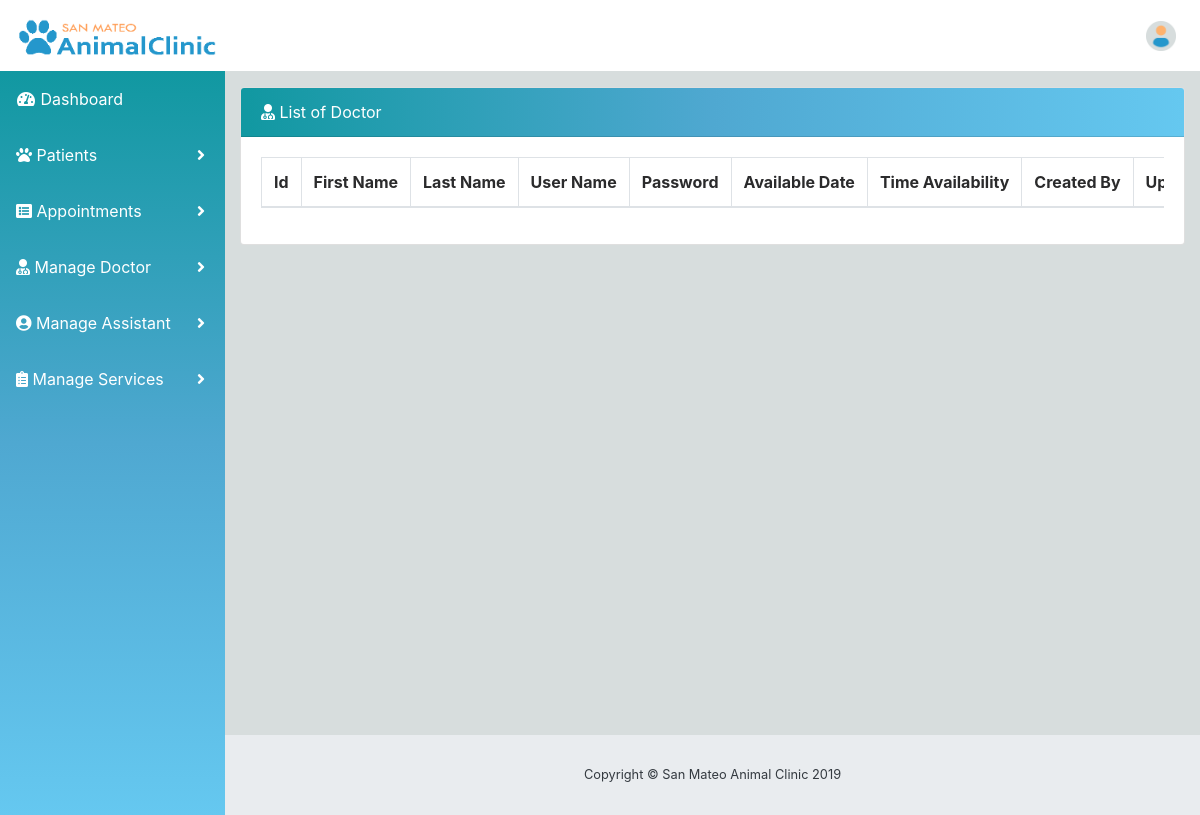
The app's page /doctorAll.php, older data.
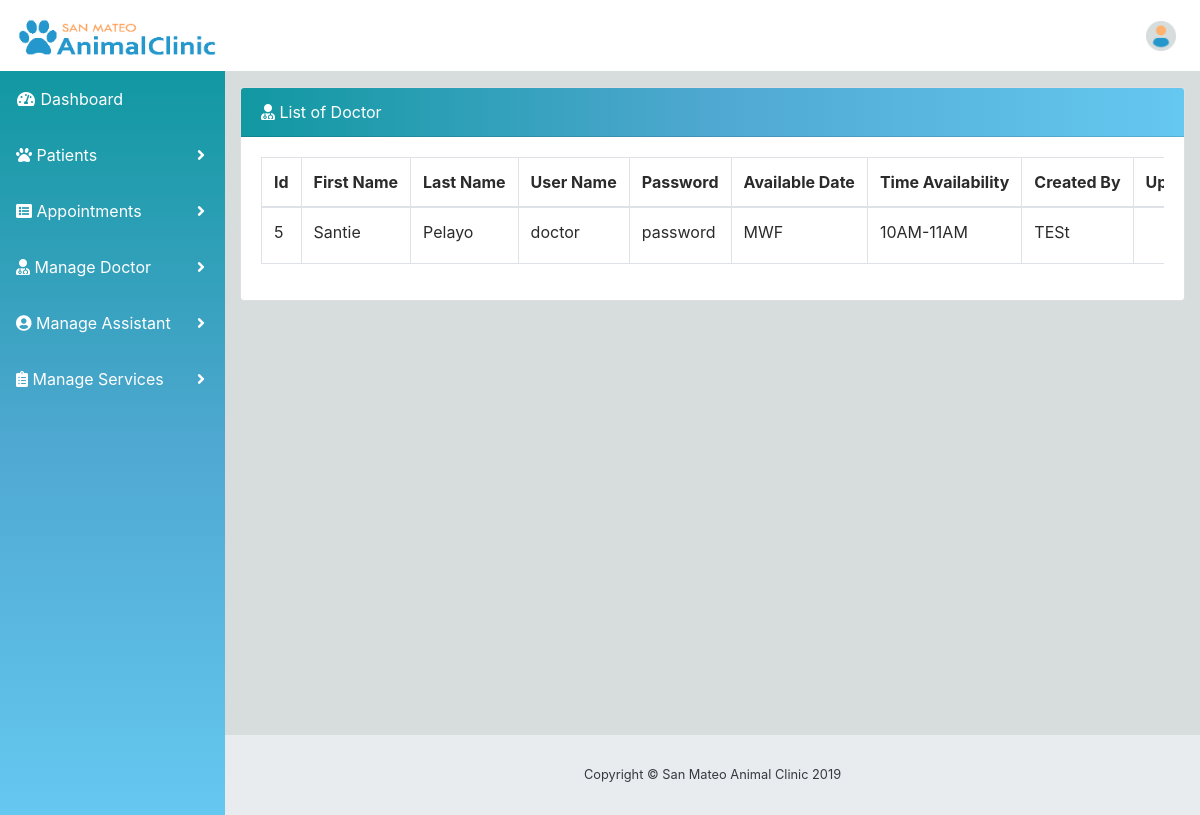
The same page, newer data.
### tables this page shows
CREATE TABLE `tbl_doctor` (
  `id` int(11) NOT NULL,
  `firstName` text NOT NULL,
  `lastName` text NOT NULL,
  `username` varchar(100) NOT NULL,
  `password` varchar(100) NOT NULL,
  `dateAvailable` varchar(255) NOT NULL,
  `time` varchar(45) NOT NULL,
  `createdBy` text NOT NULL,
  `updateBy` text NOT NULL,
  `createdDate` timestamp NOT NULL DEFAULT CURRENT_TIMESTAMP,
  `status` int(1) NOT NULL
);

### doctorAll.php (the view, shortened to what this page needs)
<?php   include "config.php";
?>
<!DOCTYPE html>
<html lang="en">
<head>
  <link href="vendor/fontawesome-free/css/all.min.css" rel="stylesheet" type="text/css">
  <link href="vendor/datatables/dataTables.bootstrap4.css" rel="stylesheet">
  <link href="css/sb-admin.css" rel="stylesheet">
</head>
<body id="page-top">
  <?php
    require_once("topNav.php");
  ?>
  <div id="wrapper">
  <?php
    require_once("sideNav.php");
  ?>
      <div id="content-wrapper">
        <div class="container-fluid">
          <div class="row">
            <div class="col-md-12">
        <div class="card mb-3">
              <div class="card-header">
                  <i class="fa fa-user-md"></i>
                  List of Doctor</div>
                <div class="card-body">
                  <div class="table-responsive">
                    <table class="table table-bordered" id="dataTable" width="100%" cellspacing="0" style="white-space: nowrap;">
                      <thead>
                        <tr>
                          <th>Id</th>
                          <th>First Name</th>
                          <th>Last Name</th>
                          <th>User Name</th>
                          <th>Password</th>
                          <th>Available Date</th>
                          <th>Time Availability</th>
                          <th>Created By</th>
                          <th>Updated By</th>
                        </tr>
                      </thead>
                      <tbody>
                                   <?php
                                        $sql = "SELECT * from tbl_doctor";
                                        $query = $conn -> prepare($sql);
                                        $query->execute();
                                        while($row =  $query->fetch())
                                    {
                                       ?>
                                         <tr>
                                                <td> <?php echo htmlentities($row['id']);?></td>
                                                <td> <?php echo htmlentities($row['firstName']);?></td>
                                                  <td> <?php echo htmlentities($row['lastName']);?></td>
                                                   <td> <?php echo htmlentities($row['username']);?></td>
                                                    <td> <?php echo htmlentities($row['password']);?></td>
                                                <td> <?php echo htmlentities($row['dateAvailable']);?></td>
                                                  <td> <?php echo htmlentities($row['time']);?></td>
                                                <td> <?php echo htmlentities($row['createdBy']);?></td>
                                                <td> <?php echo htmlentities($row['updateBy']);?></td>
                                        </tr>
                                 <?php  }?>
                      </tbody>
                    </table>
                  </div>
                </div>
            </div>
        </div>
        <footer class="sticky-footer">
          <div class="container my-auto">
            <div class="copyright text-center my-auto">
              <span>Copyright © San Mateo Animal Clinic 2019</span>
            </div>
          </div>
        </footer>
      </div>
    </div>
  </body>
  </html>

Row changes from the older to the newer data that the page shows:
added tbl_doctor: id "5", firstName "Santie", lastName "Pelayo", username "doctor", password "password", dateAvailable "MWF", time "10AM-11AM", createdBy "TESt"
